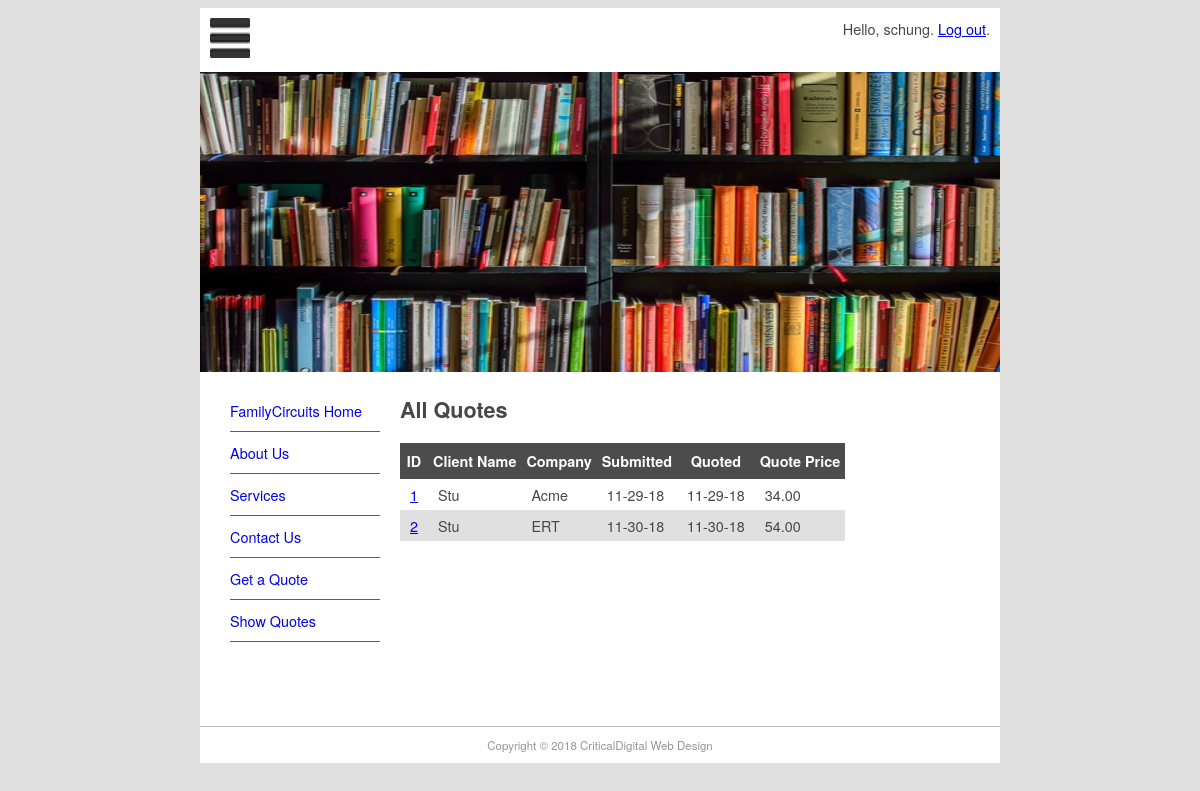
The page /quote/show (signed in) on the database its author committed.
### pages/models.py (models this page shows, shortened)
class Page(models.Model):
    page_name = models.CharField(max_length=100)
    permalink = models.CharField(max_length=12,unique=True)
    update_date = models.DateTimeField('Last Updated')
    body_text = models.TextField('Page Content',blank=True)
    class Meta:
        verbose_name = 'Page'
        verbose_name_plural = 'Pages'

### quotes/models.py (models this page shows, shortened)
class Quote(models.Model):
    name = models.CharField(max_length=100)
    position = models.CharField(blank=True, max_length=60)
    company = models.CharField(blank=True, max_length=60)
    address = models.CharField(blank=True, max_length=200)
    phone = models.CharField(blank=True, max_length=30)
    email = models.EmailField()
    web = models.URLField(blank=True)
    description = models.TextField(blank=True)
    sitestatus = models.CharField(max_length=20, choices=STATUS_CHOICES)
    priority = models.CharField(max_length=40, choices = PRIORITY_CHOICES)
    jobfile = models.FileField(upload_to='uploads/', blank=True)
    submitted = models.DateField(auto_now_add=True)
    quotedate = models.DateField(blank=True, null=True)
    quoteprice = models.DecimalField(max_digits=7, decimal_places=2, blank=True, default=0)
    username = models.ForeignKey(User, blank=True, null=True, on_delete=models.CASCADE)

### quotes/views.py (the view)
# urls.py: path('show', QuoteList.as_view(), name='show-quotes'),
class QuoteList(LoginRequiredMixin,ListView):
    login_url = reverse_lazy('login')
    context_object_name = 'all_quotes'
    def get_queryset(self):
        return Quote.objects.filter(username=self.request.user)
    def get_context_data(self, **kwargs):
        context = super(QuoteList, self).get_context_data(**kwargs)
        context['page_list'] = Page.objects.all()
        return context

### quotes/templates/quotes/quote_list.html (shortened to what this page needs)
{% extends "quotes/quote.html" %}
{% block content %}
<h1>All Quotes</h1>
<table style="border-collapse:collapse">
    <tr class="quotehdr"><th>ID</th><th>Client Name</th>
      <th>Company</th><th>Submitted</th>
        <th>Quoted</th><th>Quote Price</th>
    </tr>
    {% for quote in all_quotes %}
        <tr class="quoterow {% cycle '' 'altrow' %}">
            <td><a href="show/{{ quote.id }}">{{ quote.id }}</a></td>
            <td>{{ quote.name }}</td>
            <td>{{ quote.company }}</td>
            <td>{{ quote.submitted|date:"m-d-y" }}</td>
            <td>{{ quote.quotedate|date:"m-d-y"|default:"pending" }}</td>
            <td>{{ quote.quoteprice|default:"--" }}</td>
        </tr>
    {% endfor %}
</table>
{% endblock content %}

### quotes/templates/quotes/quote.html (shortened to what this page needs)
{% extends "base.html" %}
{% block sidenav %}
    {% for page in page_list %}
        <li><a href="{{ page.permalink }}">{{ page.page_name }}</a></li>
    {% endfor %}
{% endblock sidenav %}

### mfdw_site/templates/base.html (shortened to what this page needs)
{% load static %}
<!doctype html>
<html>
<head>
  <link href="{% static 'main.css' %}" rel="stylesheet" type="text/css">
</head>
<body>
  <div id="wrapper">
    <header id="header">
      <div id="logo"><img src="{% static 'logo.jpg' %}" height='40' width='40'/>
        <span style="float: right;">
          {% if user.is_authenticated %}
          Hello, {{ user.username }}. <a href="{% url 'logout' %}?next=/">Log out</a>.
          {% else %}
          Not logged in. <a href="{% url 'login' %}?next=/">Log in</a>.
          {% endif %}
        </span>
      </div>
      <div id="topbanner"><img src="{% static 'top_banner.png' %}" width="800" height="300" alt=""/></div>
    </header>
    <aside id="leftsidebar">
      <nav id="nav">
        <ul>
          {% block sidenav %}{% endblock sidenav %}
          <li> <a href="/contact">Contact Us</a></li>
          <li> <a href="/quote/">Get a Quote</a></li>
          <li><a href="/quote/show">Show Quotes</a></li>
        </ul>
      </nav>
    </aside>
    <section id="main">
      {% block content %}{% endblock content %}
    </section>
    <footer id="footer">Copyright &copy; 2018 CriticalDigital Web Design</footer>
  </div>
</body>
</html>

### mfdw_site/static/main.css (style rules this page uses)
#header { border-style: none; width: 800px; height: auto; }
#wrapper { margin-top: 0px; margin-left: auto; margin-right: auto; background-color: #FFFFFF; width: 800px; }
body { background-color: #E0E0E0; font-family: Gotham, "Helvetica Neue", Helvetica, Arial, sans-serif; font-size: 0.9em; text-align: justify; color: #474747; }
#footer { text-align: center; font-size: 0.8em; margin-top: 5px; padding-top: 10px; padding-bottom: 10px; background-color: #FFFFFF; border-top: thin solid #BBBBBB; clear: both; color: #969696; }
#nav li { padding-top: 10px; padding-bottom: 10px; font-size: 1em; list-style-type: none; border-bottom: thin solid #5F5F5F; color: #4C4C4C; left: 0px; list-style-position: inside; margin-left: -10px; }
#nav li a { text-decoration: none; }
#leftsidebar { width: 180px; height: 350px; float: left; }
#main { width: 560px; float: left; margin-left: 20px; margin-right: 10px; padding-right: 10px; }
#logo { padding: 10px; }
.quotehdr th { background-color: #4c4c4c; color: white; text-align: center; padding: 8px 5px; border: none; }
.quoterow td { padding: 5px 10px; }
.altrow { background-color: #e0e0e0 }

### rows shown on the page
Page: page_name "FamilyCircuits Home"
Page: page_name "About Us"
Page: page_name "Services"
Quote: id "1", name "Stu", company "Acme", submitted "11-29-18", quotedate "11-29-18", quoteprice "34.00"
Quote: id "2", name "Stu", company "ERT", submitted "11-30-18", quotedate "11-30-18", quoteprice "54.00"

### other values the page prints
{{ user.username }} "schung"
